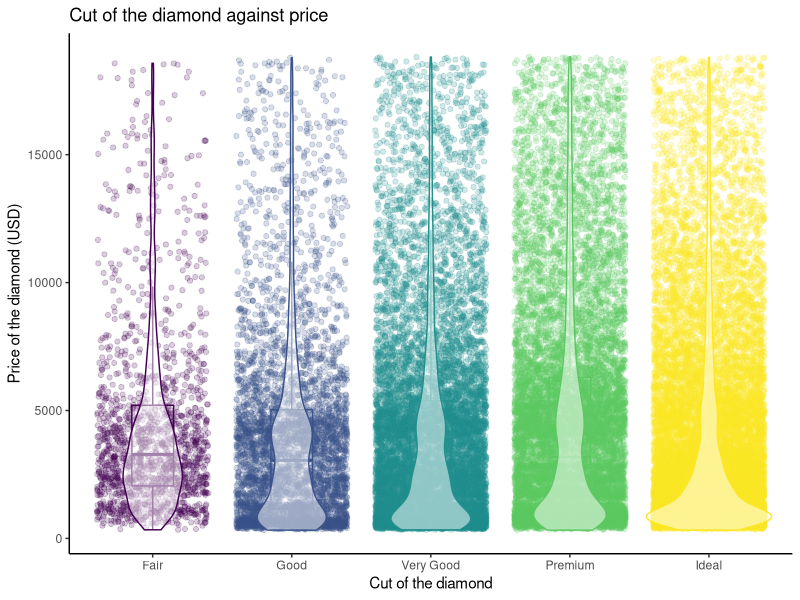

Source code (R):
# Combining both boxplot and violin plots in one.

library(tidyverse)
diamonds_df <- diamonds

diamonds_df %>% 
  ggplot(aes(x = cut, y = price, color = cut)) +
  geom_point(position = "jitter", alpha = 0.2) +
  geom_boxplot(alpha = 0, width = 0.3) +
  geom_violin(alpha = 0.5) +
  theme_classic() +
  theme(legend.position = "none") +
  labs(x = "Cut of the diamond",
       y = "Price of the diamond (USD)",
       title = "Cut of the diamond against price")
